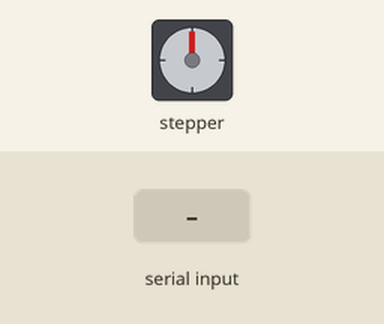
This sketch was run on a simulated Arduino Uno, built with avr-gcc and run on an emulated ATmega328P. On the bench: stepper motor. The inputs (shaded band) are chosen by the test bench. Stepper angles assume 50 steps per turn.

Above: at 1.2 s.
1.3 s: "0" received over Serial
At 1.45 s:
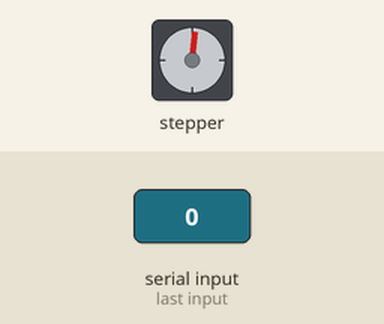
At 2.05 s:
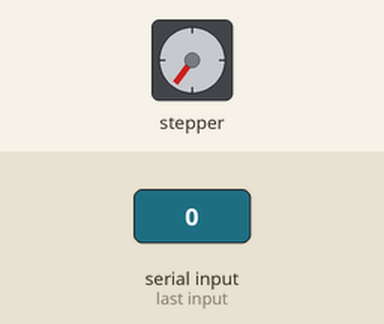
4.3 s: "1" received over Serial
7.3 s: "2" received over Serial
At 7.3 s:
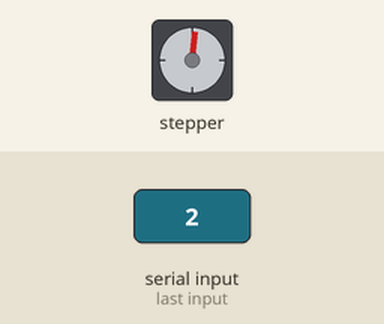
Timing chart, 0 to 10.3 s (numbered marks = the images above; inputs shaded):
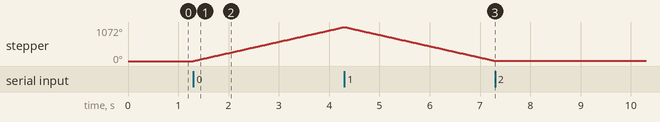

Measured:
- after the input at 1.3 s, stepper: keeps turning clockwise at about 358°/s, starting at once
- after the input at 7.3 s, stepper: stops changing and stays 7°

The sketch:

ControlStepper.ino
```cpp
#include <Stepper.h>

#define STEPS 50

Stepper stepper(STEPS, 4, 5, 6, 7);
int state;

void setup() {
  Serial.begin(9600);
  stepper.setSpeed(60);
}

void loop() {
  if(Serial.available() > 0){
    state = Serial.read();
  }

  if(state  == '0'){
    stepper.step(1);
  }
  if(state  == '1'){
    stepper.step(-1);
  }
  if(state  == '2'){
    stepper.step(0);
  }
}
```
